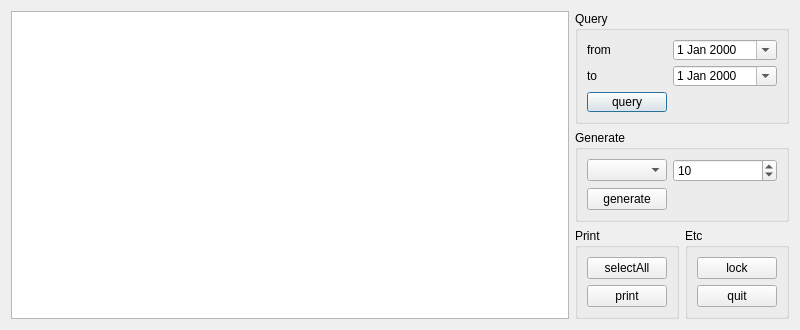
<?xml version="1.0" encoding="UTF-8"?>
<ui version="4.0">
 <class>GenerateQrCodeDlg</class>
 <widget class="QDialog" name="GenerateQrCodeDlg">
  <property name="geometry">
   <rect>
    <x>0</x>
    <y>0</y>
    <width>800</width>
    <height>330</height>
   </rect>
  </property>
  <property name="minimumSize">
   <size>
    <width>800</width>
    <height>330</height>
   </size>
  </property>
  <property name="windowTitle">
   <string>GenerateQrCode</string>
  </property>
  <layout class="QGridLayout" name="gridLayout_4">
   <item row="0" column="1" colspan="2">
    <widget class="QGroupBox" name="queryGroupBox">
     <property name="title">
      <string>Query</string>
     </property>
     <layout class="QGridLayout" name="gridLayout_3">
      <item row="0" column="1">
       <widget class="QDateEdit" name="startDateEdit">
        <property name="calendarPopup">
         <bool>true</bool>
        </property>
       </widget>
      </item>
      <item row="0" column="0">
       <widget class="QLabel" name="fromLabel">
        <property name="text">
         <string>from</string>
        </property>
       </widget>
      </item>
      <item row="2" column="0">
       <widget class="QPushButton" name="queryPushButton">
        <property name="sizePolicy">
         <sizepolicy hsizetype="Fixed" vsizetype="Fixed">
          <horstretch>0</horstretch>
          <verstretch>0</verstretch>
         </sizepolicy>
        </property>
        <property name="layoutDirection">
         <enum>Qt::LeftToRight</enum>
        </property>
        <property name="text">
         <string>query</string>
        </property>
       </widget>
      </item>
      <item row="1" column="0">
       <widget class="QLabel" name="toLabel">
        <property name="text">
         <string>to</string>
        </property>
       </widget>
      </item>
      <item row="1" column="1">
       <widget class="QDateEdit" name="endDateEdit">
        <property name="sizePolicy">
         <sizepolicy hsizetype="Minimum" vsizetype="Fixed">
          <horstretch>0</horstretch>
          <verstretch>0</verstretch>
         </sizepolicy>
        </property>
        <property name="calendarPopup">
         <bool>true</bool>
        </property>
       </widget>
      </item>
     </layout>
    </widget>
   </item>
   <item row="1" column="1" colspan="2">
    <widget class="QGroupBox" name="generateGroupBox">
     <property name="title">
      <string>Generate</string>
     </property>
     <layout class="QGridLayout" name="gridLayout_2">
      <item row="0" column="1">
       <widget class="QSpinBox" name="generateCountSpinBox">
        <property name="minimum">
         <number>0</number>
        </property>
        <property name="maximum">
         <number>100</number>
        </property>
        <property name="value">
         <number>10</number>
        </property>
       </widget>
      </item>
      <item row="0" column="0">
       <widget class="QComboBox" name="grainTypeComboBox"/>
      </item>
      <item row="1" column="0">
       <widget class="QPushButton" name="generatePushButton">
        <property name="sizePolicy">
         <sizepolicy hsizetype="Fixed" vsizetype="Fixed">
          <horstretch>0</horstretch>
          <verstretch>0</verstretch>
         </sizepolicy>
        </property>
        <property name="text">
         <string>generate</string>
        </property>
       </widget>
      </item>
     </layout>
    </widget>
   </item>
   <item row="2" column="1">
    <widget class="QGroupBox" name="printGroupBox">
     <property name="title">
      <string>Print</string>
     </property>
     <layout class="QGridLayout" name="gridLayout">
      <item row="1" column="0">
       <widget class="QPushButton" name="printPushButton">
        <property name="text">
         <string>print</string>
        </property>
       </widget>
      </item>
      <item row="0" column="0">
       <widget class="QPushButton" name="selectAllPushButton">
        <property name="text">
         <string>selectAll</string>
        </property>
       </widget>
      </item>
     </layout>
    </widget>
   </item>
   <item row="2" column="2">
    <widget class="QGroupBox" name="etcGroupBox">
     <property name="title">
      <string>Etc</string>
     </property>
     <layout class="QGridLayout" name="gridLayout_5">
      <item row="1" column="0">
       <widget class="QPushButton" name="quitPushButton">
        <property name="text">
         <string>quit</string>
        </property>
       </widget>
      </item>
      <item row="0" column="0">
       <widget class="QPushButton" name="lockPushButton">
        <property name="text">
         <string>lock</string>
        </property>
       </widget>
      </item>
     </layout>
    </widget>
   </item>
   <item row="0" column="0" rowspan="3">
    <widget class="QTableView" name="generateQrCodeTableView">
     <property name="minimumSize">
      <size>
       <width>200</width>
       <height>200</height>
      </size>
     </property>
    </widget>
   </item>
  </layout>
 </widget>
 <tabstops>
  <tabstop>startDateEdit</tabstop>
  <tabstop>endDateEdit</tabstop>
  <tabstop>queryPushButton</tabstop>
  <tabstop>grainTypeComboBox</tabstop>
  <tabstop>generateCountSpinBox</tabstop>
  <tabstop>generatePushButton</tabstop>
  <tabstop>selectAllPushButton</tabstop>
  <tabstop>printPushButton</tabstop>
  <tabstop>lockPushButton</tabstop>
  <tabstop>quitPushButton</tabstop>
  <tabstop>generateQrCodeTableView</tabstop>
 </tabstops>
 <resources/>
 <connections>
  <connection>
   <sender>quitPushButton</sender>
   <signal>clicked()</signal>
   <receiver>GenerateQrCodeDlg</receiver>
   <slot>close()</slot>
   <hints>
    <hint type="sourcelabel">
     <x>738</x>
     <y>296</y>
    </hint>
    <hint type="destinationlabel">
     <x>686</x>
     <y>311</y>
    </hint>
   </hints>
  </connection>
 </connections>
</ui>
